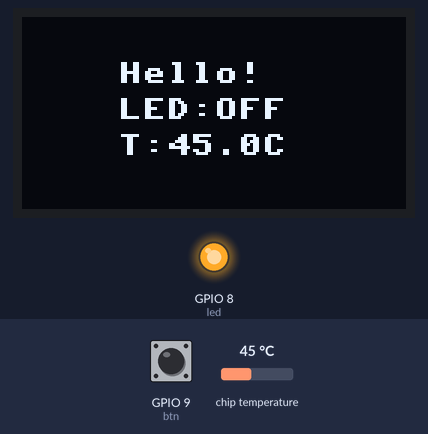
The program below on a simulated ESP32 board running MicroPython. On the bench: 128×64 one-colour display, output pins drawn as LEDs (lit = HIGH). The test bench sets the inputs (shaded band); at power-on: GPIO 9 (btn) HIGH, chip temperature 45 °C. Library files of the repository ran but are not shown: sh1106.py.

Above: at 1.6 s.
1.7 s: GPIO 9 (btn) pulled LOW for 0.15 s
At 2.9 s:
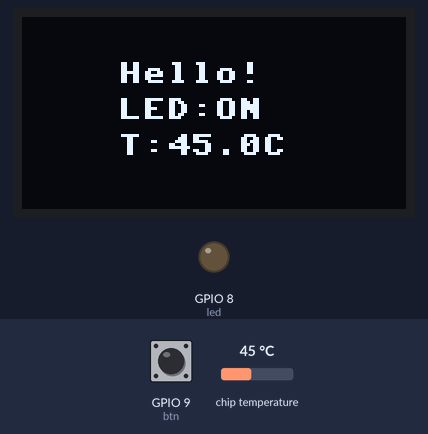
3.3 s: chip temperature set to 21 °C
At 5.2 s:
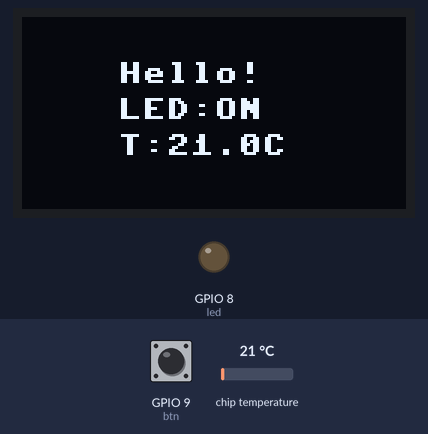
5.5 s: GPIO 9 (btn) pulled LOW for 1 s
At 6.0 s:
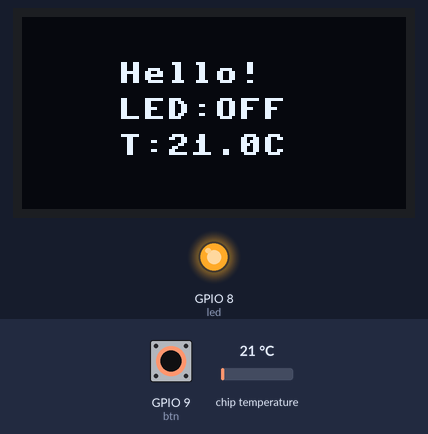
8.0 s: chip temperature set to 35 °C
At 9.0 s:
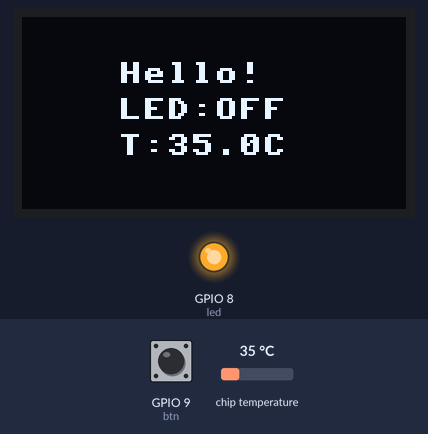
9.5 s: chip temperature set to 50 °C
At 10.8 s:
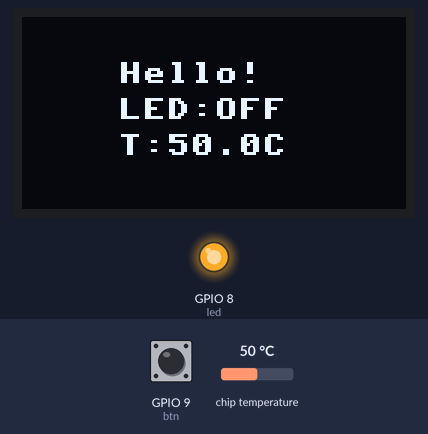
Timing chart, 0 to 12.5 s (numbered marks = the images above; inputs shaded):
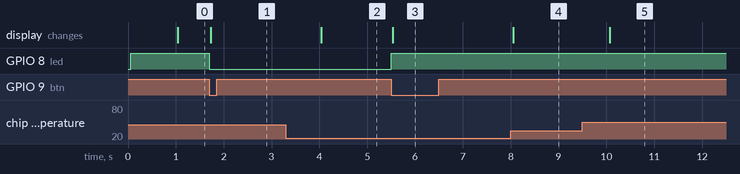

Measured:
- after the input at 1.7 s, GPIO 8 (led): HIGH → LOW at once; the display: changes at once (image 1)
- after the input at 3.3 s, the display: changes after 0.74 s (image 2)
- after the input at 5.5 s, GPIO 8 (led): LOW → HIGH at once; the display: changes at once (image 3)
- after the input at 8.0 s, the display: changes after 0.06 s (image 4)
- after the input at 9.5 s, the display: changes after 0.57 s (image 5)

The program:

main.py
```python
from machine import I2C, Pin
import esp32
import sh1106
import time

# --- Піни ESP32-C3 SuperMini з OLED 0.42" ---
SDA_PIN = 5
SCL_PIN = 6
LED_PIN = 8    # вбудований синій LED (на SuperMini горить при LOW)
BTN_PIN = 9    # кнопка BOOT (натиснута = LOW)

# Видима область 72x40 у буфері 128x64 (параметри саме цієї плати)
OX, OY = 28, 11
W, H = 72, 40

i2c = I2C(0, scl=Pin(SCL_PIN), sda=Pin(SDA_PIN), freq=400000)
oled = sh1106.SH1106_I2C(128, 64, i2c, addr=0x3C)

led = Pin(LED_PIN, Pin.OUT)
btn = Pin(BTN_PIN, Pin.IN, Pin.PULL_UP)

led_on = False
last_temp_update = 0


def set_led(state):
    # інвертовано: LOW = світиться
    led.value(0 if state else 1)


def text(s, x, y):
    oled.text(s, OX + x, OY + y, 1)


def draw(temp=None):
    # clear screen
    oled.fill(0)

    # 1 line
    text("Hello!", 4, 4)

    # 2 line
    text("LED:" + ("ON" if led_on else "OFF"), 4, 16)

    # 3 line
    if temp is not None:
        text("T:{:.1f}C".format(temp), 4, 28)

    # show
    oled.show()

set_led(led_on)
draw()

last = btn.value()
while True:
    cur = btn.value()
    if last == 1 and cur == 0:      # натиснули BOOT
        led_on = not led_on
        set_led(led_on)
        draw(esp32.mcu_temperature())
        time.sleep_ms(200)          # антидребезг
    last = cur

    now = time.ticks_ms()
    if time.ticks_diff(now, last_temp_update) >= 1000:
        last_temp_update = now
        draw(esp32.mcu_temperature())

    time.sleep_ms(10)
```
